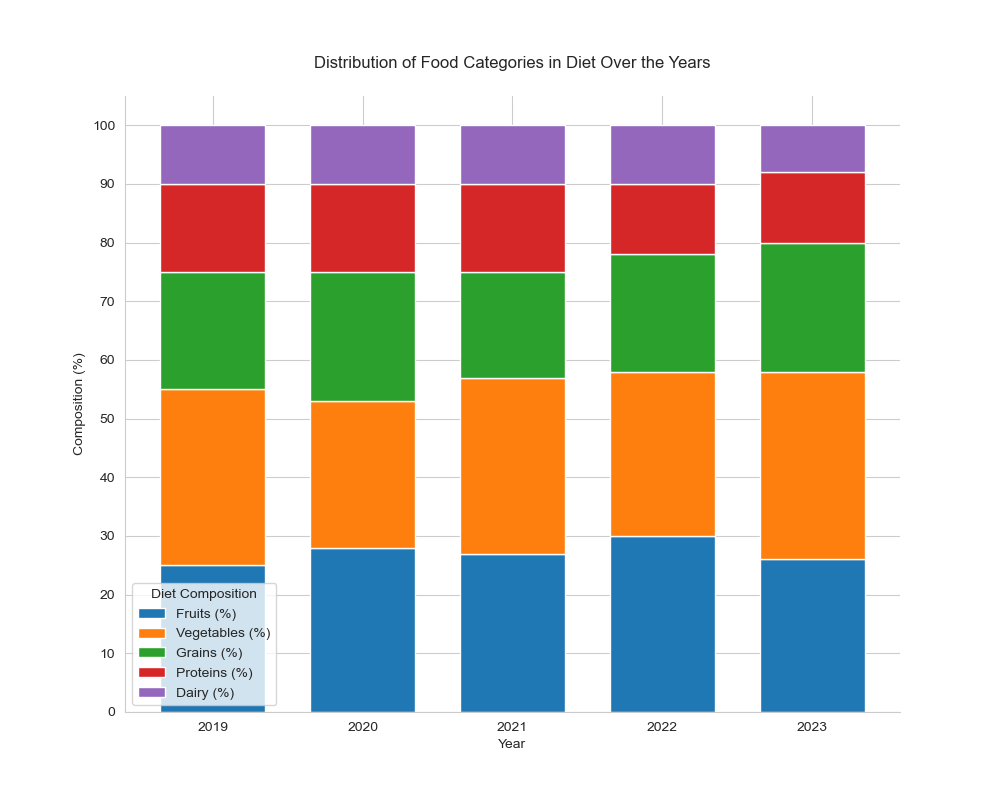

Source code (Python):

import pandas as pd
import matplotlib.pyplot as plt
import seaborn as sns

# Input data
data = [
    {'Year': 2019, 'Fruits (%)': 25, 'Vegetables (%)': 30, 'Grains (%)': 20, 'Proteins (%)': 15, 'Dairy (%)': 10},
    {'Year': 2020, 'Fruits (%)': 28, 'Vegetables (%)': 25, 'Grains (%)': 22, 'Proteins (%)': 15, 'Dairy (%)': 10},
    {'Year': 2021, 'Fruits (%)': 27, 'Vegetables (%)': 30, 'Grains (%)': 18, 'Proteins (%)': 15, 'Dairy (%)': 10},
    {'Year': 2022, 'Fruits (%)': 30, 'Vegetables (%)': 28, 'Grains (%)': 20, 'Proteins (%)': 12, 'Dairy (%)': 10},
    {'Year': 2023, 'Fruits (%)': 26, 'Vegetables (%)': 32, 'Grains (%)': 22, 'Proteins (%)': 12, 'Dairy (%)': 8}
]

# Create a DataFrame
df = pd.DataFrame(data)

# Set the index to 'Year'
df.set_index('Year', inplace=True)

# Normalize data to 100%
df_normalized = df.div(df.sum(axis=1), axis=0) * 100

# Define colors for each stack
colors = ['#1f77b4', '#ff7f0e', '#2ca02c', '#d62728', '#9467bd']

# Setup seaborn style
sns.set_style('whitegrid')

# Plotting
plt.figure(figsize=(10, 8))

# Creating the bar stacks
bottom = None
bar_width = 0.7
for (columnName, columnData), color in zip(df_normalized.iteritems(), colors):
    plt.bar(df_normalized.index, columnData, bottom=bottom, color=color, label=columnName, edgecolor='white', width=bar_width)
    bottom = columnData if bottom is None else bottom + columnData

# Add legend
plt.legend(title="Diet Composition")

# Formatting the plot
plt.title('Distribution of Food Categories in Diet Over the Years', pad=20)
plt.xlabel('Year')
plt.ylabel('Composition (%)')
plt.yticks(range(0, 101, 10))
plt.xticks(df_normalized.index)
sns.despine()  # Remove the top and right spines

# Show the plot
plt.show()
